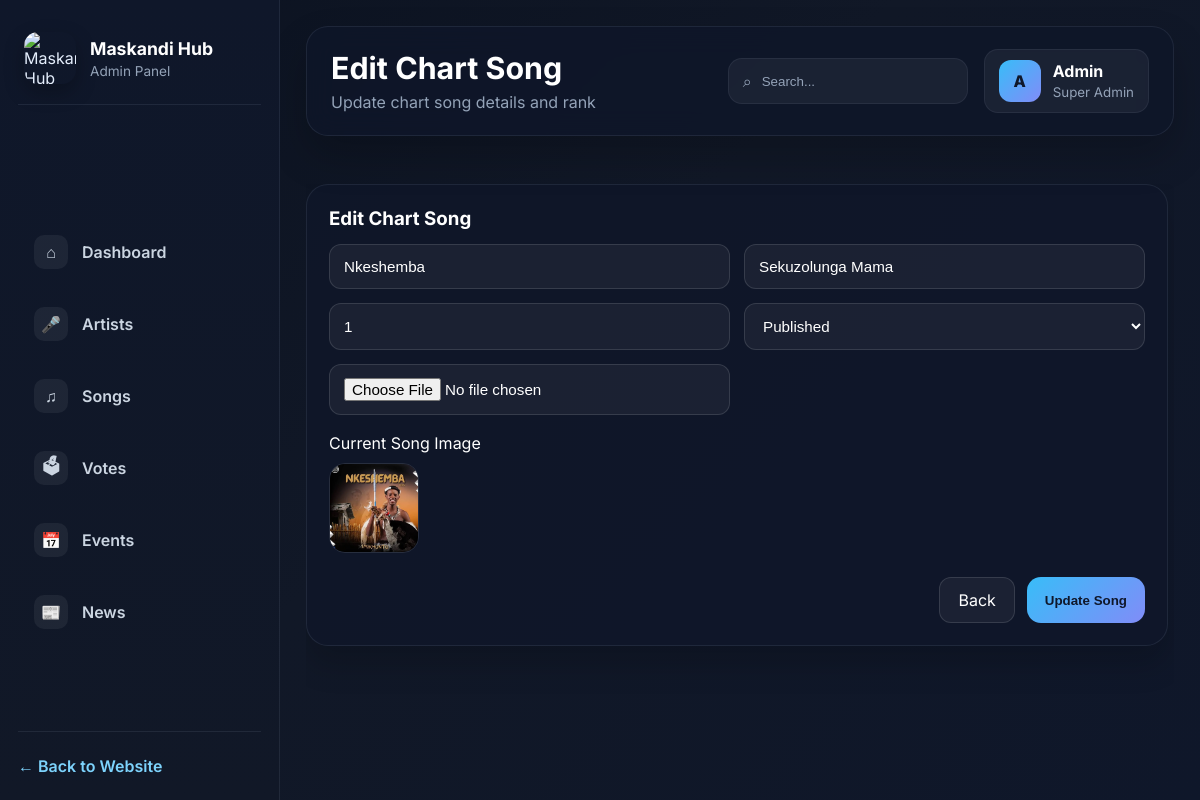
Before: /admin/songs/edit/5 (signed in) with the older database file.
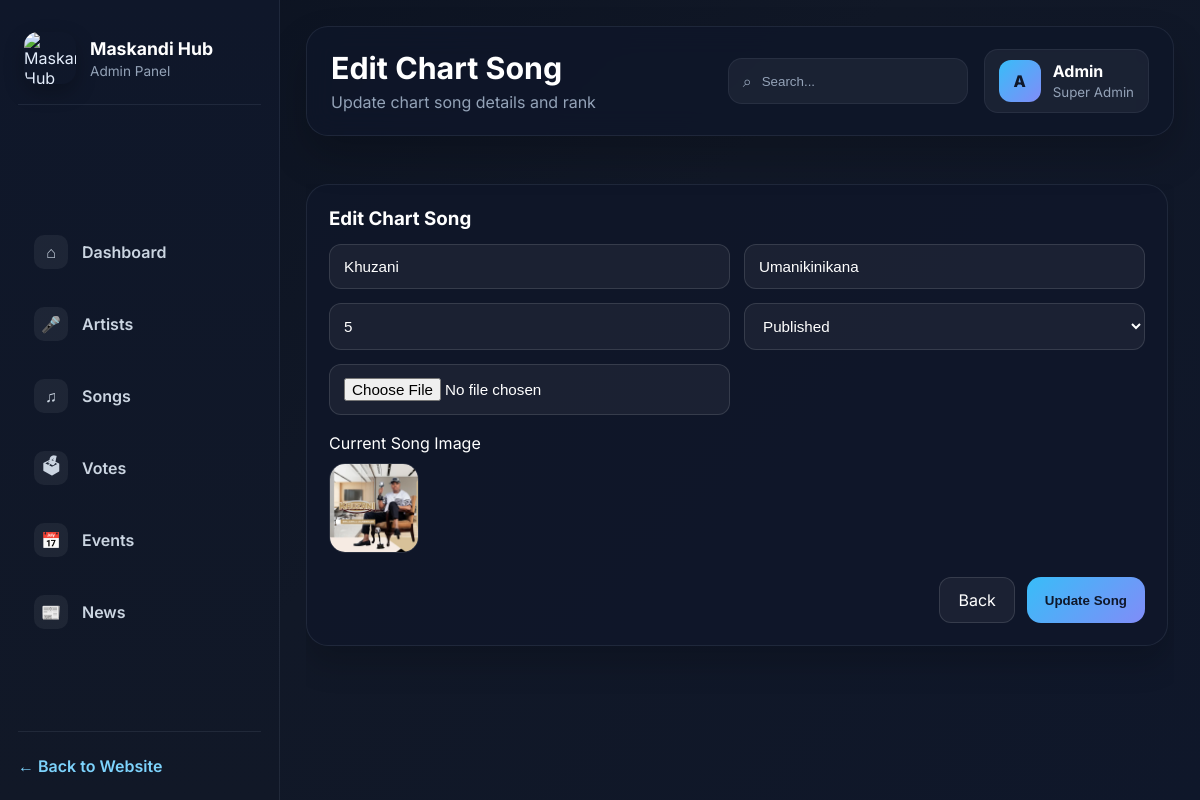
After: the same page with the newer database file.
### tables this page shows
CREATE TABLE chart_songs (
                id INTEGER PRIMARY KEY AUTOINCREMENT,
                artist_name TEXT NOT NULL,
                song_title TEXT NOT NULL,
                rank_number INTEGER NOT NULL,
                status TEXT NOT NULL DEFAULT 'Published',
                image TEXT
            );

### app.py (the view, shortened to what this page needs)
@app.route("/admin/songs/edit/<int:song_id>", methods=["GET", "POST"])
def edit_chart_song(song_id):
    if not admin_required():
        return redirect(url_for("login"))
    conn = get_db_connection()
    try:
        cursor = conn.cursor()
        cursor.execute("SELECT * FROM chart_songs WHERE id = ?", (song_id,))
        song = cursor.fetchone()
        if not song:
            flash("Song not found.")
            return redirect(url_for("manage_songs"))
    finally:
        cursor.close()
        conn.close()
    return render_template("admin/edit_chart_song.html", song=song)

### app.py (called while the page is built)
def get_db_connection():
    import sqlite3
    db_path = DATABASE_URL.replace("sqlite:///", "")
    conn = sqlite3.connect(db_path)
    conn.row_factory = sqlite3.Row
    return conn

def admin_required():
    if not session.get("admin_logged_in"):
        flash("Please log in first")
        return False
    return True

### templates/admin/edit_chart_song.html (shortened to what this page needs)
{% extends 'admin/admin_base.html' %}
{% block admin_page_title %}Edit Chart Song{% endblock %}
{% block admin_page_subtitle %}Update chart song details and rank{% endblock %}
{% block admin_content %}
<div class="admin-panel artist-form-panel">
    <h3>Edit Chart Song</h3>
    <form method="POST" class="artist-admin-form" enctype="multipart/form-data">
        <div class="form-grid-2">
            <input type="text" name="artist_name" value="{{ song['artist_name'] }}" placeholder="Artist Name" required>
            <input type="text" name="song_title" value="{{ song['song_title'] }}" placeholder="Song Name" required>
            <input type="number" name="rank_number" value="{{ song['rank_number'] }}" placeholder="Rank Number" min="1" required>
            <select name="status" required>
                <option value="Published" {% if song['status'] == 'Published' %}selected{% endif %}>Published</option>
            </select>
            <input type="file" name="image" accept=".png,.jpg,.jpeg,.webp">
        </div>
        {% if song['image'] %}
        <div style="margin: 18px 0 10px;">
            <p style="margin-bottom: 10px; color: #fff;">Current Song Image</p>
            <img src="{{ url_for('static', filename='uploads/songs/' ~ song['image']) }}"
                 alt="{{ song['song_title'] }}"
                 class="artist-thumb"
                 style="width: 90px; height: 90px; border-radius: 16px;">
        </div>
        {% endif %}
        <div class="modal-action-row">
            <a href="{{ url_for('manage_songs') }}" class="secondary-admin-btn">Back</a>
            <button type="submit" class="primary-admin-btn">Update Song</button>
        </div>
    </form>
</div>
{% endblock %}

Changed rows visible on the page:
changed chart_songs "Published": artist_name "Nkeshemba" → "Khuzani"; song_title "Sekuzolunga Mama" → "Umanikinikana"; rank_number "1" → "5"; image: a different picture
